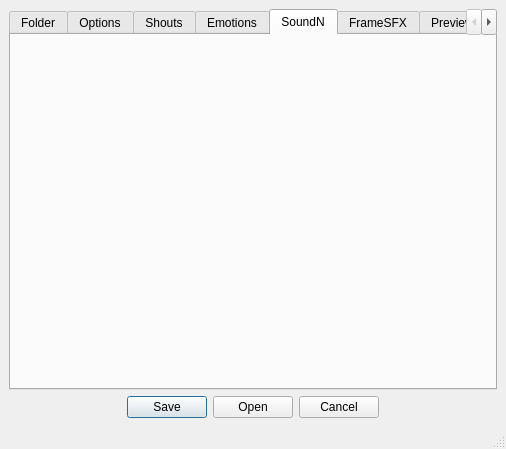
<?xml version="1.0" encoding="UTF-8"?>
<ui version="4.0">
 <class>AO2CharMaker</class>
 <widget class="QMainWindow" name="AO2CharMaker">
  <property name="geometry">
   <rect>
    <x>0</x>
    <y>0</y>
    <width>506</width>
    <height>449</height>
   </rect>
  </property>
  <property name="windowTitle">
   <string>AO2CharMaker</string>
  </property>
  <widget class="QWidget" name="centralwidget">
   <layout class="QVBoxLayout" name="verticalLayout">
    <item>
     <widget class="QTabWidget" name="tabWidget">
      <property name="tabShape">
       <enum>QTabWidget::Rounded</enum>
      </property>
      <property name="currentIndex">
       <number>4</number>
      </property>
      <widget class="QWidget" name="tab">
       <attribute name="title">
        <string>Folder</string>
       </attribute>
       <layout class="QVBoxLayout" name="verticalLayout_7">
        <item>
         <widget class="QGroupBox" name="groupBox_3">
          <property name="title">
           <string>Create character folder?</string>
          </property>
          <property name="checkable">
           <bool>true</bool>
          </property>
          <property name="checked">
           <bool>false</bool>
          </property>
          <layout class="QGridLayout" name="gridLayout_3">
           <item row="1" column="0">
            <widget class="QCheckBox" name="checkBox_4">
             <property name="text">
              <string>(a)</string>
             </property>
            </widget>
           </item>
           <item row="0" column="0">
            <widget class="QCheckBox" name="checkBox_8">
             <property name="text">
              <string>emotion</string>
             </property>
            </widget>
           </item>
           <item row="2" column="1">
            <widget class="QCheckBox" name="checkBox_9">
             <property name="text">
              <string>custom</string>
             </property>
            </widget>
           </item>
           <item row="2" column="0">
            <widget class="QCheckBox" name="checkBox_10">
             <property name="text">
              <string>(b)</string>
             </property>
            </widget>
           </item>
           <item row="0" column="1">
            <widget class="QCheckBox" name="checkBox_11">
             <property name="text">
              <string>anim</string>
             </property>
            </widget>
           </item>
           <item row="1" column="1">
            <widget class="QCheckBox" name="checkBox_12">
             <property name="text">
              <string>shouts</string>
             </property>
            </widget>
           </item>
          </layout>
         </widget>
        </item>
        <item>
         <spacer name="verticalSpacer_2">
          <property name="orientation">
           <enum>Qt::Vertical</enum>
          </property>
          <property name="sizeHint" stdset="0">
           <size>
            <width>20</width>
            <height>40</height>
           </size>
          </property>
         </spacer>
        </item>
       </layout>
      </widget>
      <widget class="QWidget" name="options">
       <attribute name="title">
        <string>Options</string>
       </attribute>
       <layout class="QVBoxLayout" name="verticalLayout_2">
        <item>
         <widget class="QScrollArea" name="scrollArea">
          <property name="widgetResizable">
           <bool>true</bool>
          </property>
          <widget class="QWidget" name="scrollAreaWidgetContents">
           <property name="geometry">
            <rect>
             <x>0</x>
             <y>-15</y>
             <width>450</width>
             <height>344</height>
            </rect>
           </property>
           <layout class="QFormLayout" name="formLayout">
            <item row="0" column="0">
             <widget class="QLabel" name="label">
              <property name="text">
               <string>name:</string>
              </property>
             </widget>
            </item>
            <item row="0" column="1">
             <widget class="QLineEdit" name="lineEdit">
              <property name="text">
               <string/>
              </property>
             </widget>
            </item>
            <item row="1" column="0">
             <widget class="QLabel" name="label_2">
              <property name="text">
               <string>showname:</string>
              </property>
             </widget>
            </item>
            <item row="1" column="1">
             <widget class="QLineEdit" name="lineEdit_2">
              <property name="text">
               <string/>
              </property>
             </widget>
            </item>
            <item row="2" column="0">
             <widget class="QLabel" name="label_3">
              <property name="text">
               <string>side:</string>
              </property>
             </widget>
            </item>
            <item row="2" column="1">
             <widget class="QComboBox" name="comboBox_2">
              <property name="editable">
               <bool>false</bool>
              </property>
              <property name="frame">
               <bool>true</bool>
              </property>
              <item>
               <property name="text">
                <string>def</string>
               </property>
              </item>
              <item>
               <property name="text">
                <string>hld</string>
               </property>
              </item>
              <item>
               <property name="text">
                <string>pro</string>
               </property>
              </item>
              <item>
               <property name="text">
                <string>hlp</string>
               </property>
              </item>
              <item>
               <property name="text">
                <string>jud</string>
               </property>
              </item>
              <item>
               <property name="text">
                <string>wit</string>
               </property>
              </item>
              <item>
               <property name="text">
                <string>jur</string>
               </property>
              </item>
              <item>
               <property name="text">
                <string>sea</string>
               </property>
              </item>
             </widget>
            </item>
            <item row="3" column="0">
             <widget class="QLabel" name="label_4">
              <property name="text">
               <string>blips:</string>
              </property>
             </widget>
            </item>
            <item row="3" column="1">
             <widget class="QLineEdit" name="lineEdit_4">
              <property name="text">
               <string/>
              </property>
             </widget>
            </item>
            <item row="4" column="0">
             <widget class="QLabel" name="label_5">
              <property name="text">
               <string>chat:</string>
              </property>
             </widget>
            </item>
            <item row="4" column="1">
             <widget class="QLineEdit" name="lineEdit_5">
              <property name="text">
               <string/>
              </property>
             </widget>
            </item>
            <item row="5" column="0">
             <widget class="QLabel" name="label_18">
              <property name="text">
               <string>chat_font:</string>
              </property>
             </widget>
            </item>
            <item row="5" column="1">
             <widget class="QLineEdit" name="lineEdit_13"/>
            </item>
            <item row="6" column="0">
             <widget class="QLabel" name="label_19">
              <property name="text">
               <string>chat_size:</string>
              </property>
             </widget>
            </item>
            <item row="6" column="1">
             <widget class="QSpinBox" name="spinBox_2">
              <property name="suffix">
               <string> px</string>
              </property>
              <property name="value">
               <number>8</number>
              </property>
             </widget>
            </item>
            <item row="7" column="0">
             <widget class="QLabel" name="label_20">
              <property name="text">
               <string>effects:</string>
              </property>
             </widget>
            </item>
            <item row="7" column="1">
             <widget class="QLineEdit" name="lineEdit_14"/>
            </item>
            <item row="8" column="0">
             <widget class="QLabel" name="label_6">
              <property name="text">
               <string>realization:</string>
              </property>
             </widget>
            </item>
            <item row="8" column="1">
             <widget class="QLineEdit" name="lineEdit_6">
              <property name="text">
               <string/>
              </property>
             </widget>
            </item>
            <item row="9" column="0">
             <widget class="QLabel" name="label_7">
              <property name="text">
               <string>scaling</string>
              </property>
             </widget>
            </item>
            <item row="9" column="1">
             <widget class="QComboBox" name="comboBox">
              <item>
               <property name="text">
                <string>fast</string>
               </property>
              </item>
              <item>
               <property name="text">
                <string>smooth</string>
               </property>
              </item>
             </widget>
            </item>
            <item row="10" column="0">
             <widget class="QLabel" name="label_8">
              <property name="text">
               <string>Emote count:</string>
              </property>
             </widget>
            </item>
            <item row="10" column="1">
             <widget class="QSpinBox" name="spinBox">
              <property name="suffix">
               <string> emotions</string>
              </property>
             </widget>
            </item>
           </layout>
          </widget>
         </widget>
        </item>
       </layout>
      </widget>
      <widget class="QWidget" name="shouts">
       <attribute name="title">
        <string>Shouts</string>
       </attribute>
       <layout class="QVBoxLayout" name="verticalLayout_6">
        <item>
         <widget class="QGroupBox" name="groupBox_2">
          <property name="title">
           <string>Enable custom shout?</string>
          </property>
          <property name="flat">
           <bool>false</bool>
          </property>
          <property name="checkable">
           <bool>true</bool>
          </property>
          <property name="checked">
           <bool>false</bool>
          </property>
          <layout class="QGridLayout" name="gridLayout_2">
           <item row="1" column="1">
            <widget class="QLineEdit" name="lineEdit_11"/>
           </item>
           <item row="2" column="1">
            <widget class="QLineEdit" name="lineEdit_12"/>
           </item>
           <item row="2" column="0">
            <widget class="QLabel" name="label_17">
             <property name="text">
              <string>Message:</string>
             </property>
            </widget>
           </item>
           <item row="0" column="1">
            <widget class="QPushButton" name="pushButton">
             <property name="sizePolicy">
              <sizepolicy hsizetype="Minimum" vsizetype="Fixed">
               <horstretch>0</horstretch>
               <verstretch>0</verstretch>
              </sizepolicy>
             </property>
             <property name="text">
              <string>Add Shout</string>
             </property>
            </widget>
           </item>
           <item row="1" column="0">
            <widget class="QLabel" name="label_16">
             <property name="text">
              <string>Name:</string>
             </property>
            </widget>
           </item>
           <item row="0" column="0">
            <widget class="QComboBox" name="comboBox_4">
             <property name="sizePolicy">
              <sizepolicy hsizetype="Expanding" vsizetype="Fixed">
               <horstretch>0</horstretch>
               <verstretch>0</verstretch>
              </sizepolicy>
             </property>
            </widget>
           </item>
           <item row="3" column="0">
            <spacer name="verticalSpacer">
             <property name="orientation">
              <enum>Qt::Vertical</enum>
             </property>
             <property name="sizeHint" stdset="0">
              <size>
               <width>20</width>
               <height>40</height>
              </size>
             </property>
            </spacer>
           </item>
          </layout>
         </widget>
        </item>
       </layout>
      </widget>
      <widget class="QWidget" name="emotions">
       <attribute name="title">
        <string>Emotions</string>
       </attribute>
       <layout class="QVBoxLayout" name="verticalLayout_5">
        <item>
         <widget class="QLabel" name="label_11">
          <property name="text">
           <string>Modify emotes :</string>
          </property>
         </widget>
        </item>
        <item>
         <widget class="QComboBox" name="comboBox_3"/>
        </item>
        <item>
         <layout class="QFormLayout" name="formLayout_2">
          <item row="0" column="0">
           <widget class="QLabel" name="label_9">
            <property name="text">
             <string>comment:</string>
            </property>
           </widget>
          </item>
          <item row="1" column="0">
           <widget class="QLabel" name="label_12">
            <property name="text">
             <string>preanim:</string>
            </property>
           </widget>
          </item>
          <item row="2" column="0">
           <widget class="QLabel" name="label_13">
            <property name="text">
             <string>emote:</string>
            </property>
           </widget>
          </item>
          <item row="3" column="0">
           <widget class="QLabel" name="label_14">
            <property name="text">
             <string>modifier:</string>
            </property>
           </widget>
          </item>
          <item row="4" column="0">
           <widget class="QLabel" name="label_15">
            <property name="text">
             <string>deskmod:</string>
            </property>
           </widget>
          </item>
          <item row="0" column="1">
           <widget class="QLineEdit" name="lineEdit_3"/>
          </item>
          <item row="1" column="1">
           <widget class="QLineEdit" name="lineEdit_7"/>
          </item>
          <item row="2" column="1">
           <widget class="QLineEdit" name="lineEdit_8"/>
          </item>
          <item row="3" column="1">
           <widget class="QComboBox" name="comboBox_6">
            <item>
             <property name="text">
              <string>0</string>
             </property>
            </item>
            <item>
             <property name="text">
              <string>1</string>
             </property>
            </item>
            <item>
             <property name="text">
              <string>5</string>
             </property>
            </item>
            <item>
             <property name="text">
              <string>6</string>
             </property>
            </item>
           </widget>
          </item>
          <item row="4" column="1">
           <widget class="QComboBox" name="comboBox_7">
            <item>
             <property name="text">
              <string>-1</string>
             </property>
            </item>
            <item>
             <property name="text">
              <string>1</string>
             </property>
            </item>
            <item>
             <property name="text">
              <string>2</string>
             </property>
            </item>
            <item>
             <property name="text">
              <string>3</string>
             </property>
            </item>
            <item>
             <property name="text">
              <string>4</string>
             </property>
            </item>
            <item>
             <property name="text">
              <string>5</string>
             </property>
            </item>
           </widget>
          </item>
         </layout>
        </item>
        <item>
         <spacer name="verticalSpacer_3">
          <property name="orientation">
           <enum>Qt::Vertical</enum>
          </property>
          <property name="sizeHint" stdset="0">
           <size>
            <width>20</width>
            <height>40</height>
           </size>
          </property>
         </spacer>
        </item>
       </layout>
      </widget>
      <widget class="QWidget" name="soundn">
       <attribute name="title">
        <string>SoundN</string>
       </attribute>
      </widget>
      <widget class="QWidget" name="framesfx">
       <attribute name="title">
        <string>FrameSFX</string>
       </attribute>
      </widget>
      <widget class="QWidget" name="preview">
       <attribute name="title">
        <string>Preview</string>
       </attribute>
       <layout class="QVBoxLayout" name="verticalLayout_8">
        <item>
         <widget class="QLabel" name="label_10">
          <property name="sizePolicy">
           <sizepolicy hsizetype="Expanding" vsizetype="Fixed">
            <horstretch>0</horstretch>
            <verstretch>0</verstretch>
           </sizepolicy>
          </property>
          <property name="frameShape">
           <enum>QFrame::NoFrame</enum>
          </property>
          <property name="text">
           <string>Preview emotes created in the emotions tab.</string>
          </property>
         </widget>
        </item>
        <item>
         <widget class="QComboBox" name="comboBox_5"/>
        </item>
        <item>
         <layout class="QVBoxLayout" name="verticalLayout_3">
          <item>
           <widget class="QWidget" name="widget" native="true"/>
          </item>
         </layout>
        </item>
       </layout>
      </widget>
      <widget class="QWidget" name="credits">
       <attribute name="title">
        <string>Credits</string>
       </attribute>
       <layout class="QVBoxLayout" name="verticalLayout_4">
        <item>
         <widget class="QLabel" name="credits_lbl">
          <property name="text">
           <string>All text will be copied into a credits.txt file.</string>
          </property>
         </widget>
        </item>
        <item>
         <widget class="QTextEdit" name="credits_text_edit"/>
        </item>
       </layout>
      </widget>
     </widget>
    </item>
    <item>
     <widget class="QDialogButtonBox" name="buttonBox">
      <property name="standardButtons">
       <set>QDialogButtonBox::Cancel|QDialogButtonBox::Open|QDialogButtonBox::Save</set>
      </property>
      <property name="centerButtons">
       <bool>true</bool>
      </property>
     </widget>
    </item>
   </layout>
   <zorder>tabWidget</zorder>
   <zorder>buttonBox</zorder>
  </widget>
  <widget class="QStatusBar" name="statusbar"/>
 </widget>
 <resources/>
 <connections/>
</ui>
